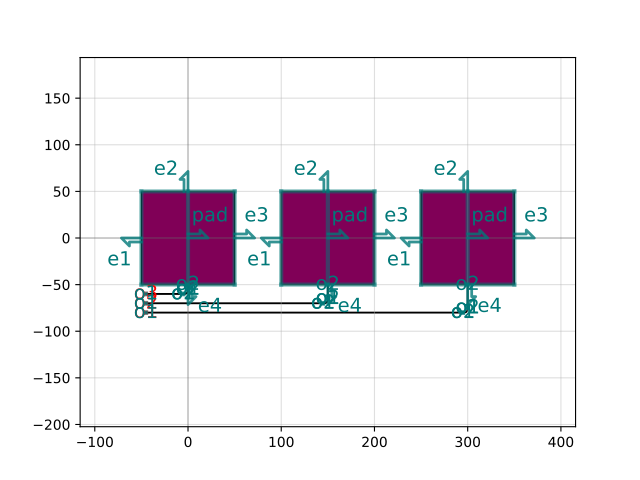

This figure's Python source:
import gdsfactory as gf

c = gf.components.array_with_fanout(columns=3, pitch=150.0, waveguide_pitch=10.0, start_straight_length=5.0, end_straight_length=40.0, radius=5.0, component_port_name='e4')
c.plot()
